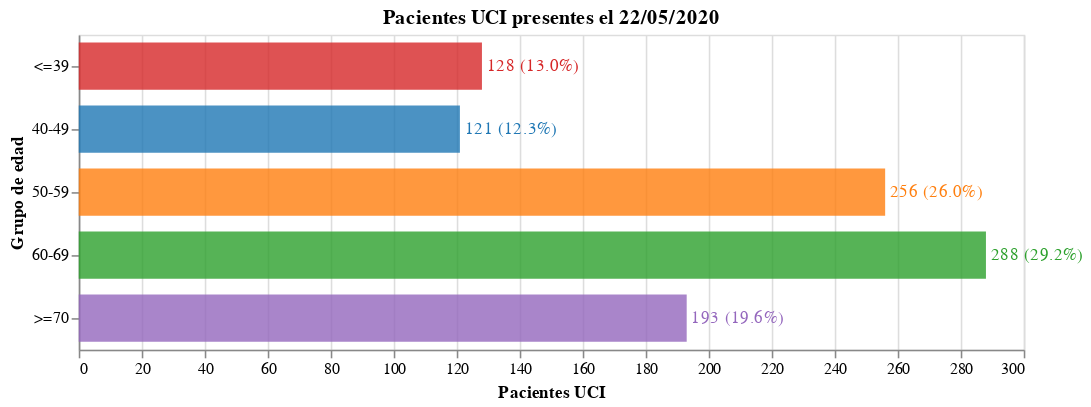

Notebook cell for this chart:
### Code cell
#hide_input
bars = alt.Chart(pacientes.reset_index()).mark_bar(opacity=0.8, size=30).encode(
    x = alt.X('Pacientes UCI'),
    y = alt.Y('Grupo de edad', sort=grupo_de_edad),
    order = alt.Order('index:O'),
    tooltip = ['Grupo de edad', 'Pacientes UCI', 'Porcentaje'],
    color = alt.Color('Grupo de edad', scale=alt.Scale(scheme='category10'), legend=None)
)

text = bars.mark_text(
    align='left',
    baseline='middle',
    dx=3  # Nudges text to right so it doesn't appear on top of the bar
).encode(
    text=alt.Text('Texto')
)

bars.properties(
    title = f"Pacientes UCI presentes el {pd.to_datetime(today).strftime('%d/%m/%Y')}",
    width = 600,
    height = alt.Step(40)
) + text

### Figure 1 — Vega-Lite specification as saved in the notebook (floating-point values rounded to 4 significant figures)
{"config": {"view": {"continuousWidth": 400, "continuousHeight": 300}}, "layer": [{"mark": {"type": "bar", "opacity": 0.8, "size": 30}, "encoding": {"color": {"type": "nominal", "field": "Grupo de edad", "legend": null, "scale": {"scheme": "category10"}}, "order": {"type": "ordinal", "field": "index"}, "tooltip": [{"type": "nominal", "field": "Grupo de edad"}, {"type": "quantitative", "field": "Pacientes UCI"}, {"type": "quantitative", "field": "Porcentaje"}], "x": {"type": "quantitative", "field": "Pacientes UCI"}, "y": {"type": "nominal", "field": "Grupo de edad", "sort": ["<=39", "40-49", "50-59", "60-69", "70-79", "80-89", ">=90"]}}, "height": {"step": 40}, "title": "Pacientes UCI presentes el 22/05/2020", "width": 600}, {"mark": {"type": "text", "align": "left", "baseline": "middle", "dx": 3}, "encoding": {"color": {"type": "nominal", "field": "Grupo de edad", "legend": null, "scale": {"scheme": "category10"}}, "order": {"type": "ordinal", "field": "index"}, "text": {"type": "nominal", "field": "Texto"}, "tooltip": [{"type": "nominal", "field": "Grupo de edad"}, {"type": "quantitative", "field": "Pacientes UCI"}, {"type": "quantitative", "field": "Porcentaje"}], "x": {"type": "quantitative", "field": "Pacientes UCI"}, "y": {"type": "nominal", "field": "Grupo de edad", "sort": ["<=39", "40-49", "50-59", "60-69", "70-79", "80-89", ">=90"]}}}], "data": {"name": "data-3561b7a0a5baa98d353546e8761694f0"}, "$schema": "https://vega.github.io/schema/vega-lite/v4.8.1.json", "datasets": {"data-3561b7a0a5baa98d353546e8761694f0": [{"index": 0, "Grupo de edad": "<=39", "Pacientes UCI": 128, "Porcentaje": 13.0, "Texto": "128 (13.0%)"}, {"index": 1, "Grupo de edad": "40-49", "Pacientes UCI": 121, "Porcentaje": 12.3, "Texto": "121 (12.3%)"}, {"index": 2, "Grupo de edad": "50-59", "Pacientes UCI": 256, "Porcentaje": 26.0, "Texto": "256 (26.0%)"}, {"index": 3, "Grupo de edad": "60-69", "Pacientes UCI": 288, "Porcentaje": 29.2, "Texto": "288 (29.2%)"}, {"index": 4, "Grupo de edad": ">=70", "Pacientes UCI": 193, "Porcentaje": 19.6, "Texto": "193 (19.6%)"}]}}
